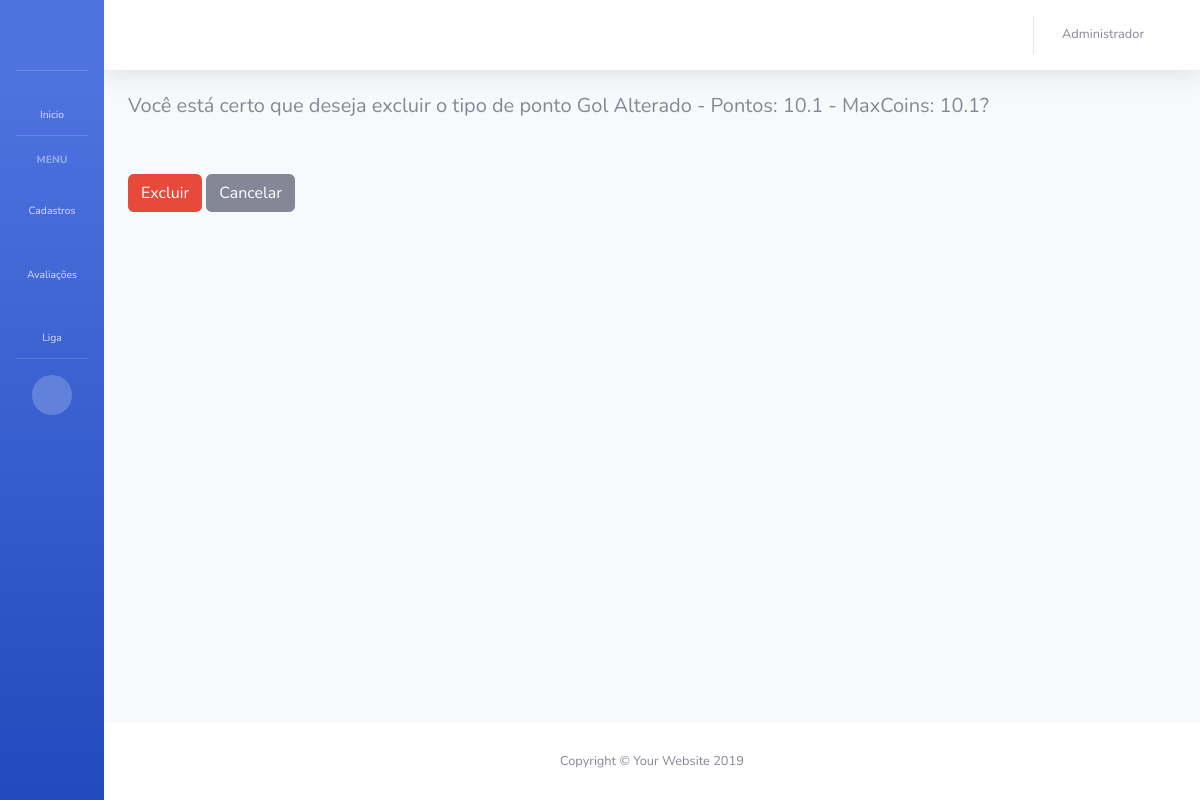
The page /tipo-ponto/excluir-tipo-ponto/1/ (signed in) on the database its author committed.
### app_maxliga/models.py (models this page shows, shortened)
class Colaborador(models.Model):
    usuario = models.OneToOneField(User, on_delete=models.SET_NULL, blank=True, null=True, verbose_name='Usuário')
    departamento = models.ForeignKey(Departamento, on_delete=models.SET_NULL, blank=True, null=True, verbose_name='Cargo do colaborador')
    liga = models.ForeignKey(Liga, on_delete=models.SET_NULL, blank=True, null=True, verbose_name='Liga do colaborador')
    nome = models.CharField('Nome do funcionário', max_length=128)
    data_cadastro = models.DateTimeField('Data de criação', auto_now_add=True)
    pontuacao = models.FloatField('Pontuação colaborador', blank=True, default=0)
    maxcoins = models.FloatField('MaxCoins colaborador', blank=True, default=0)

class TipoPonto(models.Model):
    nome = models.CharField('Nome tipo de ponto', max_length=128)
    qtd_ponto = models.FloatField('Quantidade de pontos', blank=True, default=0)
    qtd_maxcoins = models.FloatField('Quantidade de MaxCoins', blank=True, default=0)
    data_cadastro = models.DateTimeField('Data de criação', auto_now_add=True)
    def __str__(self):
        return str(self.nome) + '   - Pontos: ' + str(self.qtd_ponto) + '   - MaxCoins: ' + str(self.qtd_maxcoins)

### app_maxliga/views.py (the view)
# urls.py: path('tipo-ponto/excluir-tipo-ponto/<int:id>/', excluir_tipo_ponto, name='excluir_tipo_ponto'),
@login_required
def excluir_tipo_ponto(request, id):
    user = request.user.id
    colaborador = Colaborador.objects.get(usuario=user)
    if colaborador.departamento.admin == True:
        tipo_ponto = TipoPonto.objects.get(id=id)
        if request.method == 'POST':
            tipo_ponto.delete()
            return redirect('lista_tipo_ponto')
        data = {
            'colaborador': colaborador,
            'tipo_ponto': tipo_ponto,
        }
        return render(request, 'app_maxliga/delete_tipo_ponto_confirm.html', data)
    return redirect('home')

### app_maxliga/templates/app_maxliga/delete_tipo_ponto_confirm.html (shortened to what this page needs)
{% extends 'base.html' %}
{% block BodyHeading %}
    <form method="post">
        <h5> Você está certo que deseja excluir o tipo de ponto {{ tipo_ponto }}?</h5>
        <br>
        <br>
        <div class="row">
            <div class="col">
                <button class="btn btn-danger" type="submit">Excluir</button>
                <a class="btn btn-secondary" href="{% url 'lista_tipo_ponto' %}">Cancelar</a>
            </div>
        </div>
    </form>
{% endblock %}

### app_maxliga/templates/base.html (shortened to what this page needs)
{% load static %}
<!DOCTYPE html>
<html lang="pt-br">
<head>
  <link href="{% static 'vendor/fontawesome-free/css/all.min.css' %}" rel="stylesheet" type="text/css">
  <link href="{% static 'css/sb-admin-2.min.css' %}" rel="stylesheet">
</head>
<body id="page-top">
  <div id="wrapper">
    <ul class="navbar-nav bg-gradient-primary sidebar sidebar-dark accordion toggled" id="accordionSidebar">
      <a class="sidebar-brand d-flex align-items-center justify-content-center" href="{% url 'home' %}">
        <div class="sidebar-brand-icon">
          <i class="fas fa-grip-lines"></i>
        </div>
      </a>
      <hr class="sidebar-divider my-0">
      <li class="nav-item">
        <a class="nav-link" href="{% url 'home' %}">
          <i class="fas fa-fw fa-home"></i>
          <span>Inicio</span></a>
      </li>
      <hr class="sidebar-divider">
      <div class="sidebar-heading">
        Menu
      </div>
      {% if colaborador.departamento.admin == True %}
      <li class="nav-item">
        <a class="nav-link collapsed" href="#" data-toggle="collapse" data-target="#collapseUtilities" aria-expanded="true" aria-controls="collapseUtilities">
          <i class="fas fa-fw fa-wrench"></i>
          <span>Cadastros</span>
        </a>
      </li>
      {% endif %}
      <li class="nav-item">
        <a class="nav-link collapsed" href="#" data-toggle="collapse" data-target="#collapsePages" aria-expanded="true" aria-controls="collapsePages">
          <i class="fas fa-fw fa-stream"></i>
          <span>Avaliações</span>
        </a>
      </li>
      <li class="nav-item">
        <a class="nav-link collapsed" href="#" data-toggle="collapse" data-target="#collapseRanking" aria-expanded="true" aria-controls="collapsePages">
          <i class="fas fa-fw fa-flag"></i>
          <span>Liga</span>
        </a>
      </li>
      <hr class="sidebar-divider d-none d-md-block">
      <div class="text-center d-none d-md-inline">
        <button class="rounded-circle border-0" id="sidebarToggle"></button>
      </div>
    </ul>
    <div id="content-wrapper" class="d-flex flex-column">
      <div id="content">
        <nav class="navbar navbar-expand navbar-light bg-white topbar mb-4 static-top shadow">
          <ul class="navbar-nav ml-auto">
            <li class="nav-item dropdown no-arrow mx-1">
              <a class="nav-link dropdown-toggle" href="#" id="alertsDropdown" role="button" data-toggle="dropdown" aria-haspopup="true" aria-expanded="false">
                <i class="fas fa-bell fa-fw"></i>
              </a>
            </li>
            <li class="nav-item dropdown no-arrow">
              <a class="nav-link dropdown-toggle" href="#" id="userDropdown" role="button" data-toggle="dropdown" aria-haspopup="true" aria-expanded="false">
                <span class="mr-2 d-none d-lg-inline text-gray-600 small">{{ colaborador.nome }}</span>
                <i class="fas fa-user fa-fw"></i>
              </a>
            </li>
          </ul>
        </nav>
        <div class="container-fluid">
          {% block BodyHeading %}
          {% endblock %}
        </div>
      </div>
      <footer class="sticky-footer bg-white">
        <div class="container my-auto">
          <div class="copyright text-center my-auto">
            <span>Copyright &copy; Your Website 2019</span>
          </div>
        </div>
      </footer>
    </div>
  </div>
</body>
</html>

### rows shown on the page
Colaborador: nome "Administrador"
TipoPonto: nome+qtd_ponto+qtd_maxcoins "Gol Alterado - Pontos: 10.1 - MaxCoins: 10.1"
